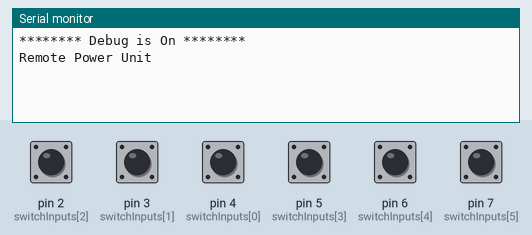
Bench run of a sketch on a simulated Arduino Uno, built with avr-gcc and run on an emulated ATmega328P. Shown: the last lines printed to the serial monitor. The inputs (shaded band) are chosen by the test bench; at power-on: pin 2 (switchInputs[2]), pin 3 (switchInputs[1]), pin 4 (switchInputs[0]), pin 5 (switchInputs[3]), pin 6 (switchInputs[4]), pin 7 (switchInputs[5]) HIGH. No radio packets arrive unless stated.

Above: at 1.2 s.
1.3 s: pin 2 (switchInputs[2]) pulled LOW for 0.15 s
At 1.9 s:
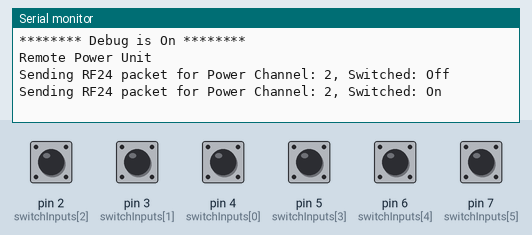
2.9 s: pin 3 (switchInputs[1]) pulled LOW for 0.15 s
At 3.03 s:
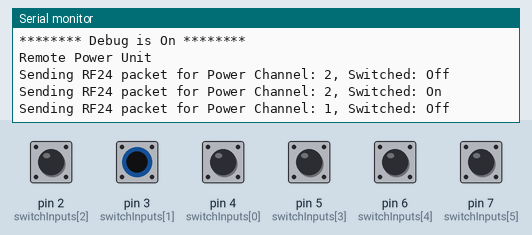
4.5 s: pin 4 (switchInputs[0]) pulled LOW for 0.15 s
At 5.5 s:
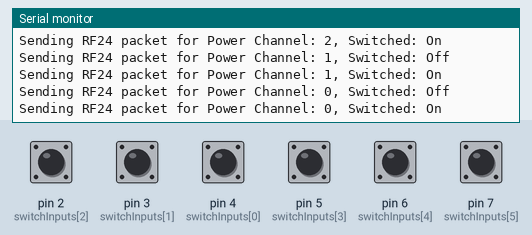
6.1 s: pin 5 (switchInputs[3]) pulled LOW for 0.15 s
At 6.8 s:
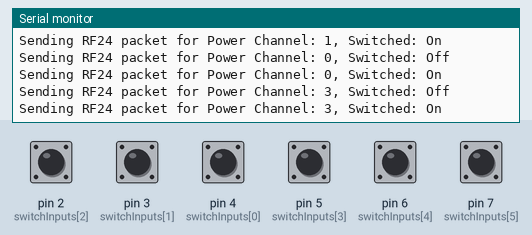
7.7 s: pin 6 (switchInputs[4]) pulled LOW for 0.15 s
At 9.0 s:
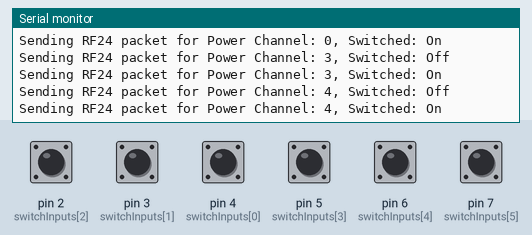
9.3 s: pin 7 (switchInputs[5]) pulled LOW for 0.15 s
At 10.4 s:
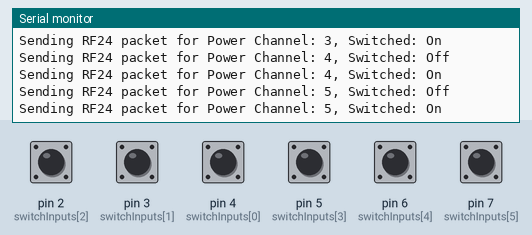
Timing chart, 0 to 11.9 s (numbered marks = the images above; inputs shaded):
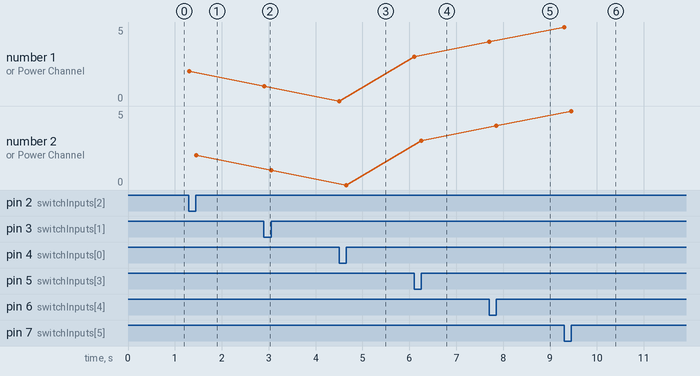

The sketch:

rf24_node_PowerSwitch.ino
```cpp
// ***************nRF24 Remote Power Switch ****************
// This RF24 node used Manicbug's RF24Network library
// The code sends and receives nRF24 commands from the home-base unit.
// This unit does the following.
//     - Receives incoming RF24 commands to turn on or off the
//       power channels from the home-base unit
//     - Local input switches can turn on and off the power channels
//     - Local changes shall be reported back to the home-base unit
// *********************************************************

#include <RF24Network.h>
#include <RF24.h>
#include <SPI.h>
#include <Bounce.h>

// ********** Debug *************
#define DEBUG
#ifdef DEBUG
  #define DEBUG_PRINT(x)       Serial.print(x)
  #define DEBUG_PRINTLN(x)     Serial.println(x)
  #define DEBUG_PRINTDEC(x)    Serial.print(x, DEC)
  #define DEBUG_CMD(x)         x
#else
  #define DEBUG_PRINT(x)
  #define DEBUG_PRINTLN(x)
  #define DEBUG_PRINTDEC(x)
  #define DEBUG_CMD(x)
#endif

// ********** I/O Pin & Arrays *************
//                     D4, D3, D2, D5, D6, D7
byte switchInputs[] = {4,  3,  2,  5,  6,  7 };                         // input switches D2 - D7
byte powerChannel[] = {14, 15, 16, 17, 18, 19};                         // power output channels A0 - A5 to SSRs
//                     A0, A1, A2, A3, A4, A5
Bounce *switchDebounce;


// *********** CONSTANTS ***********
#define DEBOUNCE_TIME 5
#define NUM_SWITCHES    sizeof(switchInputs)/sizeof(switchInputs[0])  // Number of input switches
#define NUM_CHANNELS    sizeof(powerChannel)/sizeof(powerChannel[0])  // Number of output pins connected to SSRs

/*  alternative code to malloc allocation, not dynamic with NUM_ changes
Bounce switchDebounce[NUM_SWITCHES] = \
        { Bounce(switchInputs[0], DEBOUNCE_TIME),
          Bounce(switchInputs[1], DEBOUNCE_TIME),
          Bounce(switchInputs[2], DEBOUNCE_TIME),
          Bounce(switchInputs[3], DEBOUNCE_TIME),
          Bounce(switchInputs[4], DEBOUNCE_TIME),
          Bounce(switchInputs[5], DEBOUNCE_TIME),
        };
*/


// ********** RF24 Variables *************
RF24 radio(9,10);                                                       // nRF24L01(+) radio attached
RF24Network network24(radio);                                             // Network uses that radio
const uint16_t this_node = 1;                                          // Address of this node
const uint16_t base_node = 0;                                          // Address of the base node
#define C_POWER        1                                                // RF24 Message Type - Command
#define S_POWER        2                                                // RF24 Message Type - Status

struct payload_t {
  byte channel_status;
  byte channel;
};


// ******************* SETUP *******************************
// Setup input and output pin arrays
// Setup switch debouncer array
// Setup RF24 network
// *********************************************************


void setup(void) {
  DEBUG_CMD(Serial.begin(57600);)                                       // Serial setup
  DEBUG_PRINTLN("******** Debug is On ********");
  DEBUG_PRINTLN("Remote Power Unit");

  for (byte i = 0; i < NUM_SWITCHES; i++) {                             // I/O setup
    pinMode(switchInputs[i], INPUT_PULLUP);                             // set switch pin to input with internal pullup resistor
  }

  for (byte i = 0; i < NUM_CHANNELS; i++) {
    pinMode(powerChannel[i], OUTPUT);
  }

  // http://www.witchmastercreations.com/arduino-simple-midi-footswitch/
  switchDebounce = (Bounce *) malloc(sizeof(Bounce) * NUM_SWITCHES);

  for (byte i = 0; i < NUM_SWITCHES; i++) {
    switchDebounce[i] = Bounce(switchInputs[i], DEBOUNCE_TIME);
  }


  SPI.begin();                                                          // RF24 Setup
  radio.begin();
  network24.begin(/*channel*/ 90, /*node address*/ this_node);
//  DEBUG_CMD(radio.printDetails());                                    // THIS DOES LINE NOT WORK
}


// ******************* Main Loop ****************************
// Check RF24 network for incoming messages
// Check switch debouncer for any switch input chagnes
// *********************************************************

void loop(void) {
  network24.update();                                                    // Pump / check the RF24 network regularly

// *********** RF24 Receiver Input Check *******************
// Checks for incoming messages header type, then hands
// off to appropriate handler routine
// *********************************************************

  while (network24.available()) {
    RF24NetworkHeader header;
    network24.peek(header);

    switch (header.type) {                                              // Kind of pointless switch with two options but
      case C_POWER:                                                     // dispatch the message to the correct handler
        handle_c_power(header);
        break;
      default:
        DEBUG_PRINTLN("Error - Unknown message header!");
        break;
    }
  }

// ************** Switch Input Check ***********************
// Will check for switch changes and then turn on or off
// the corresponding power channel will then send channel
// number and state to the base unit
// *********************************************************

  for(int i = 0; i < NUM_SWITCHES; i++) {
    if(switchDebounce[i].update()) {                                    // cycle through debounce objects to see if switch has changed state
      RF24NetworkHeader header(base_node, S_POWER);                     // switch has changed, so prepare the RF24 header
      payload_t message;
      message.channel = i;                                              // set RE24 message payload to show which switch channel has changed

      message.channel_status = switchDebounce[i].read();                // read the switch state and save to RF24 message payload
      digitalWrite(powerChannel[i], message.channel_status);            // set the powerChannel output to the state of the input swtich
      network24.write(header,&message,sizeof(payload_t));               // send out our payload

      DEBUG_PRINT("Sending RF24 packet for Power Channel: ");
      DEBUG_PRINTDEC(i);
      DEBUG_PRINT(", Switched: ");
      DEBUG_PRINTLN((message.channel_status == HIGH) ? "On" : "Off");
    }
  }
}

// ************* Handle Incoming RF24 Power Command ********
// Receives a Channel Number (0,1,2,3 etc) and a Status
// (on or off)
// Channel Number of 255 will act on all channels
// *********************************************************

void handle_c_power(RF24NetworkHeader& header) {
  payload_t message;
  network24.read(header,&message,sizeof(payload_t));
  if (message.channel == 0xFF) {                                        // apply channel_status to all lights
    for (int i = 0; i < NUM_CHANNELS; i++) {
      digitalWrite(powerChannel[i], message.channel_status);
    }
  }
  else if (message.channel >= 0 && message.channel < NUM_CHANNELS) {    // valid Channel Number?
    digitalWrite(powerChannel[message.channel], message.channel_status);// set receive power channel number to received status
  }

  DEBUG_PRINT("Receive RF24 Packet for Power Channel: ");
  DEBUG_PRINTDEC(message.channel);
  DEBUG_PRINT(", Switched: ");
  DEBUG_PRINTLN((message.channel_status == HIGH) ? "On" : "Off");
}
```

Measured:
- after the input at 1.3 s, the serial monitor: prints a new line at once (image 1)
- after the input at 2.9 s, the serial monitor: prints a new line at once (image 2)
- after the input at 4.5 s, the serial monitor: prints a new line at once (image 3)
- after the input at 6.1 s, the serial monitor: prints a new line at once (image 4)
- after the input at 7.7 s, the serial monitor: prints a new line at once (image 5)
- after the input at 9.3 s, the serial monitor: prints a new line at once (image 6)
- plotted number 1: 2 → 1 after the input at 2.9 s, 1 → 0 after the input at 4.5 s, 0 → 3 after the input at 6.1 s, 3 → 4 after the input at 7.7 s, 4 → 5 after the input at 9.3 s
- plotted number 2: 2 → 1 after the input at 2.9 s, 1 → 0 after the input at 4.5 s, 0 → 3 after the input at 6.1 s, 3 → 4 after the input at 7.7 s, 4 → 5 after the input at 9.3 s
